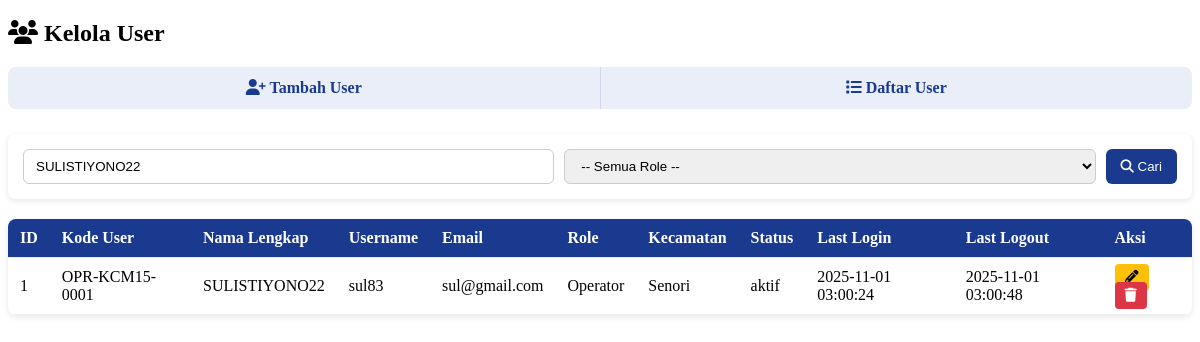
Screenshot of /pages/adminutama.php?keyword=SULISTIYONO22 with the database file from the repository.
### tables this page shows
CREATE TABLE `users` (
  `user_id` int(11) NOT NULL,
  `kode_user` varchar(30) DEFAULT NULL,
  `nama_lengkap` varchar(100) NOT NULL,
  `username` varchar(50) NOT NULL,
  `nik` varchar(20) NOT NULL,
  `email` varchar(100) NOT NULL,
  `password` varchar(255) NOT NULL,
  `role_id` varchar(20) DEFAULT NULL,
  `kecamatan_id` int(11) DEFAULT NULL,
  `status` enum('aktif','nonaktif') DEFAULT 'aktif',
  `last_login` datetime DEFAULT NULL,
  `last_logout` datetime DEFAULT NULL
);

CREATE TABLE `roles` (
  `role_id` varchar(20) NOT NULL,
  `role_name` varchar(50) NOT NULL
);

CREATE TABLE `kecamatan` (
  `kecamatan_id` int(11) NOT NULL,
  `kode_kecamatan` varchar(10) NOT NULL,
  `nama_kecamatan` varchar(100) NOT NULL
);

### pages/adminutama.php (the view, shortened to what this page needs)
<?php
include 'koneksi.php';
$keyword = $_GET['keyword'] ?? '';
$role_id = $_GET['role_id'] ?? '';
$sql = "SELECT u.*, r.role_name, k.nama_kecamatan
        FROM users u
        LEFT JOIN roles r ON u.role_id = r.role_id
        LEFT JOIN kecamatan k ON u.kecamatan_id = k.kecamatan_id
        WHERE 1=1";
if (!empty($keyword)) {
    $sql .= " AND (u.nama_lengkap LIKE ?
              OR u.username LIKE ?
              OR u.email LIKE ?
              OR u.nik LIKE ?)";
}
$sql .= " ORDER BY u.user_id DESC";
$stmt = $koneksi->prepare($sql);
if (!empty($keyword) && !empty($role_id)) {
    $kw = "%$keyword%";
    $stmt->bind_param("sssss", $kw, $kw, $kw, $kw, $role_id);
} elseif (!empty($keyword)) {
    $kw = "%$keyword%";
    $stmt->bind_param("ssss", $kw, $kw, $kw, $kw);
} elseif (!empty($role_id)) {
    $stmt->bind_param("s", $role_id);
}
$stmt->execute();
$result = $stmt->get_result();
?>
<!DOCTYPE html>
<html lang="id">
<head>
    <link rel="stylesheet" href="https://cdnjs.cloudflare.com/ajax/libs/font-awesome/6.4.0/css/all.min.css">
</head>
<body>
    <main class="container main-content">
        <h2 class="page-title"><i class="fas fa-users"></i> Kelola User</h2>
        <div class="sub-nav">
            <a href="index.php?page=admin-users" ><i class="fas fa-user-plus"></i> Tambah User</a>
            <a href="index.php?page=adminutama"><i class="fas fa-list"></i> Daftar User</a>
        </div>
        <form method="get" class="search-box">
            <input type="text" name="keyword" placeholder="Cari nama, username, email, NIK..." value="<?= htmlspecialchars($keyword) ?>">
            <select name="role_id">
                <option value="">-- Semua Role --</option>
            </select>
            <button type="submit"><i class="fa fa-search"></i> Cari</button>
        </form>
        <table>
            <tr>
                <th>ID</th>
                <th>Kode User</th>
                <th>Nama Lengkap</th>
                <th>Username</th>
                <th>Email</th>
                <th>Role</th>
                <th>Kecamatan</th>
                <th>Status</th>
                <th>Last Login</th>
                <th>Last Logout</th>
                <th>Aksi</th>
            </tr>
            <?php while ($row = $result->fetch_assoc()): ?>
                <tr>
                    <td><?= $row['user_id'] ?></td>
                    <td><?= $row['kode_user'] ?></td>
                    <td><?= $row['nama_lengkap'] ?></td>
                    <td><?= $row['username'] ?></td>
                    <td><?= $row['email'] ?></td>
                    <td><?= $row['role_name'] ?></td>
                    <td><?= $row['nama_kecamatan'] ?></td>
                    <td><?= $row['status'] ?></td>
                    <td><?= $row['last_login'] ?: '-' ?></td>
                    <td><?= $row['last_logout'] ?: '-' ?></td>
                    <td>
                        <a href="pages/edit_user.php?id=<?= $row['user_id'] ?>" class="btn edit"><i class="fa fa-pencil"></i></a>
                        <a href="pages/hapus_user.php?id=<?= $row['user_id'] ?>" class="btn hapus" onclick="return confirm('Yakin hapus?')"><i class="fa fa-trash"></i></a>
                    </td>
                </tr>
            <?php endwhile; ?>
        </table>
</body>
</html>

### pages/adminutama.php (style rules this page uses)
.sub-nav { background-color: #e9eef9; border-radius: 8px; display: flex; margin-bottom: 25px; overflow: hidden; }
.sub-nav a { flex: 1; text-align: center; padding: 12px; text-decoration: none; color: #1a3a8f; font-weight: 600; border-right: 1px solid #d0d7eb; transition: background 0.3s; }
.sub-nav a:last-child { border-right: none; }
.search-box { display: flex; gap: 10px; margin-bottom: 20px; background: #fff; padding: 15px; border-radius: 8px; box-shadow: 0 2px 6px rgba(0, 0, 0, 0.1); }
.search-box input, .search-box select { padding: 8px 12px; border: 1px solid #ccc; border-radius: 6px; flex: 1; }
.search-box button { padding: 8px 15px; background: #1a3a8f; border: none; border-radius: 6px; color: #fff; cursor: pointer; }
table { width: 100%; border-collapse: collapse; background: #fff; border-radius: 8px; overflow: hidden; box-shadow: 0 2px 6px rgba(0, 0, 0, 0.1); }
th, td { padding: 10px 12px; border-bottom: 1px solid #eee; }
th { background: #1a3a8f; color: white; text-align: left; }
a.btn { padding: 6px 10px; border-radius: 4px; text-decoration: none; font-size: 14px; }
.edit { background: #ffc107; color: #000; }
.hapus { background: #dc3545; color: #fff; }

### rows the page displays
users: user_id "1", kode_user "OPR-KCM15-0001", nama_lengkap "SULISTIYONO22", username "sul83", email "sul@gmail.com", role.role_name "Operator", kecamatan.nama_kecamatan "Senori", status "aktif", last_login "2025-11-01 03:00:24", last_logout "2025-11-01 03:00:48"
